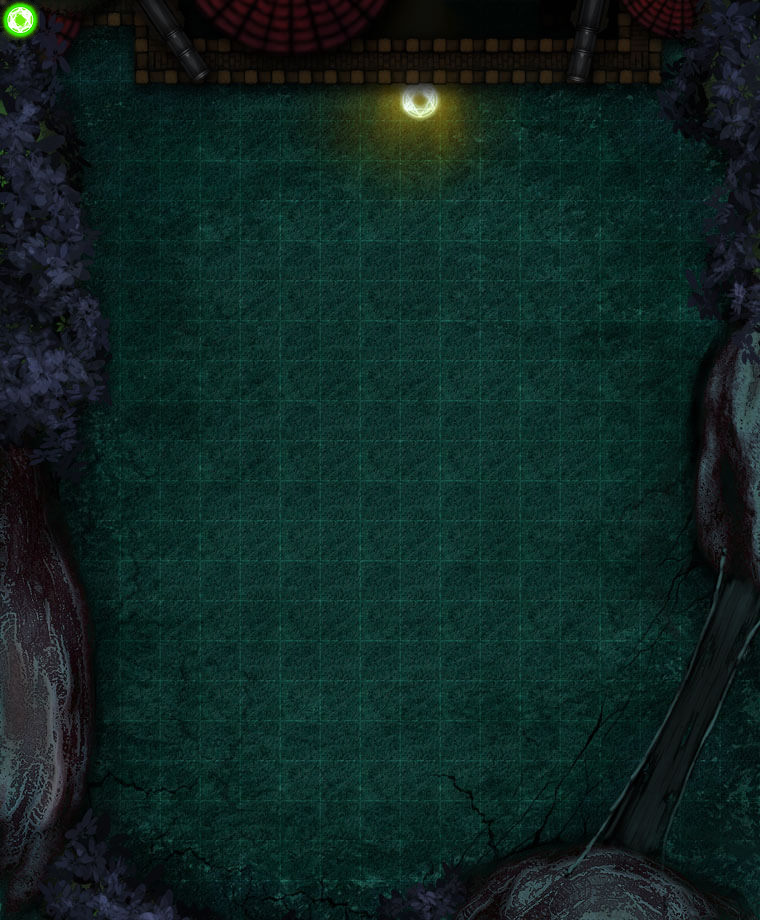

This game map was drawn from its Tiled (.tmx) file and the tilesets committed beside it. A one-line description and the trimmed map source follow:
An orthogonal 19x23 tile map with 40x40 px tiles, 4 tile layers (mapLayer, objLayer, flagLayer, playerLayer), 2 tilesets.

<map version="1.0" orientation="orthogonal" renderorder="left-up" width="19" height="23" tilewidth="40" tileheight="40" nextobjectid="1">
 <tileset firstgid="1" name="landmark" tilewidth="40" tileheight="40" tilecount="100">
  <image source="landmark.png" width="400" height="400" />
 </tileset>
 <tileset firstgid="101" name="map1" tilewidth="40" tileheight="40" tilecount="437">
  <image source="map1.jpg" width="760" height="920" />
 </tileset>
 <layer name="mapLayer" width="19" height="23">
  <data>[437 cells, 437 non-empty, 437 distinct tile ids]</data>
 </layer>
 <layer name="objLayer" width="19" height="23">
  <data>[437 cells, 1 non-empty, 1 distinct tile ids]</data>
 </layer>
 <layer name="flagLayer" width="19" height="23">
  <data>[437 cells, 1 non-empty, 1 distinct tile ids]</data>
 </layer>
 <layer name="playerLayer" width="19" height="23">
  <data>[437 cells, 1 non-empty, 1 distinct tile ids]</data>
 </layer>
</map>
